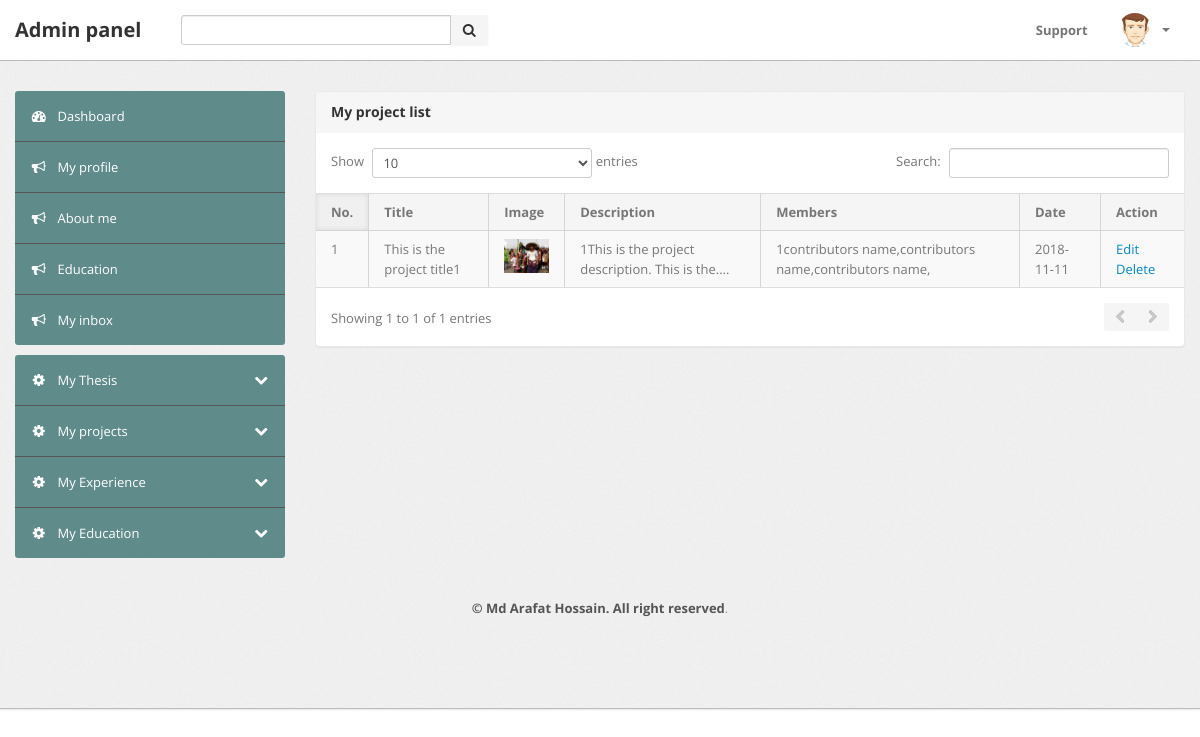
/website/admin/listproject.php (signed in), run on the app's committed database.
### tables this page shows
CREATE TABLE `project` (
  `id` int(11) NOT NULL,
  `title` varchar(255) NOT NULL,
  `image` varchar(255) NOT NULL,
  `description` text NOT NULL,
  `contributors` varchar(255) NOT NULL,
  `dat` date NOT NULL
);

### website/admin/lib/Database.php (called while the page is built, shortened)
<?php
Class Database{
	public $host   = DB_HOST;
	public $user   = DB_USER;
	public $pass   = DB_PASS;
	public $dbname = DB_NAME;
	public $link;
	private function connectDB(){
	$this->link = new mysqli($this->host, $this->user, $this->pass, $this->dbname);
 }
	public function select($query){
		$result = $this->link->query($query) or die($this->link->error.__LINE__);
		if($result->num_rows > 0){
			return $result;
		} else {
			return false;
		}
	}
}

### website/admin/helpers/Format.php (called while the page is built, shortened)
<?php
class format{
	public function textShorten($text, $limit=150){
		$text = $text." ";
		$text = substr($text, 0, $limit);
		$text = substr($text, 0, strrpos($text,' '));
		$text = $text."....";
		return $text;
}
}
?>

### website/admin/listproject.php (the view, shortened to what this page needs)
<?php include 'inc/header.php'; ?>
<?php include 'inc/sidebar.php'; ?>
				<div class="span9">
					<div class="content">
						<div class="module">
							<div class="module-head">
								<h3>My project list</h3>
							</div>
							<div class="module-body table">
								<table cellpadding="0" cellspacing="0" border="0" class="datatable-1 table table-bordered table-striped	 display" width="100%">
									<thead>
										<tr>
											<th>No.</th>
											<th>Title</th>
											<th>Image</th>
											<th>Description</th>
											<th>Members</th>
											<th>Date</th>
											<th>Action</th>
										</tr>
									</thead>
									<tbody>
							<?php
								$query = "SELECT * FROM project ORDER BY id DESC";
								$result = $db->select($query);
								if($result){
									$i=1;
									while($data = $result->fetch_assoc()){
							?>
								<tr class="odd gradeX">
									<td><?php echo $i; ?></td>
									<td><?php echo $data['title']; ?></td>
									<td><img src="<?php echo $data['image']; ?>" alt="image" width="50px" height="50px" /></td>
									<td><?php echo $fm->textShorten($data['description'], 50); ?></td>
									<td><?php echo $data['contributors']; ?></td>
									<td><?php echo $data['dat']; ?></td>
									<td>
										<a href="editproject.php?editId=<?php echo $data['id']; ?>">Edit</a>
										<a onclick="return confirm('Are you sure to delete?');"  href="deleteproject.php?deleteId=<?php echo $data['id']; ?>">Delete</a>
					 				</td>
								</tr>
							<?php
								$i++;
								} }
							?>
									</tbody>
								</table>
							</div>
						</div>
<?php include 'inc/footer.php'; ?>

### website/admin/css/theme.css (style rules this page uses)
body { font-size: 13px; font-family: 'Open Sans', Arial, sans-serif; background: #fff; color: #777 }
h1, h2, h3, h4, h5, h6 { color: #333; margin-top: 0 }
h3 { font-size: 20px }
.module { background: #fff; -webkit-border-radius: 3px; -moz-border-radius: 3px; border-radius: 3px; border: 1px solid #ccc; border-bottom-color: #bbb; -webkit-box-shadow: 0 0 1px rgba(0,0,0,0.2); -moz-box-shadow: 0 0 1px rgba(0,0,0,0.2); box-shadow: 0 0 1px rgba(0,0,0,0.2); margin-bottom: 30px }
.table { margin-bottom: 0 }
.table th, .table td { border-color: #d5d5d5!important }
.table-bordered thead:first-child tr:first-child>th:first-child, .table-bordered tbody:first-child tr:first-child>td:first-child { -webkit-border-top-left-radius: 2px; -moz-border-radius-topleft: 2px; border-top-left-radius: 2px }
.table-bordered thead:first-child tr:first-child>th:last-child, .table-bordered tbody:first-child tr:first-child>td:last-child { -webkit-border-top-right-radius: 2px; -moz-border-radius-topright: 2px; border-top-right-radius: 2px }
.table-bordered thead:last-child tr:last-child>th:first-child, .table-bordered tbody:last-child tr:last-child>td:first-child, .table-bordered tfoot:last-child tr:last-child>td:first-child { -webkit-border-bottom-left-radius: 2px; -moz-border-radius-bottomleft: 2px; border-bottom-left-radius: 2px }
.table-bordered thead:last-child tr:last-child>th:last-child, .table-bordered tbody:last-child tr:last-child>td:last-child, .table-bordered tfoot:last-child tr:last-child>td:last-child { -webkit-border-bottom-right-radius: 2px; -moz-border-radius-bottomright: 2px; border-bottom-right-radius: 2px }
.module { box-shadow: 0 0 3px rgba(0,0,0,.1); border-color: #e9e9e9; margin-bottom: 20px; background-color: #fff; border-radius: 4px; -webkit-box-shadow: 0 1px 1px rgba(0,0,0,.05); box-shadow: 0 1px 1px rgba(0,0,0,.05); }
.module-head { color: #767676; background-color: #f6f6f6; border-color: #e9e9e9; padding: 10px 15px; border-bottom: 1px solid transparent; border-top-right-radius: 3px; border-top-left-radius: 3px; }
.module-head h3 { font-size: 14px; line-height: 20px; height: 20px; margin: 0 }
.module-body { padding: 15px }
.module-body.table { padding: 15px 0 }
.module-body.table .table th, .module-body.table .table td { padding-left: 15px; padding-right: 15px }
.dataTables_wrapper table th { background: #f5f5f5; cursor: pointer }
.dataTables_wrapper table th.sorting_asc, .dataTables_wrapper table th.sorting_desc { background: #f0f0f0; -webkit-box-shadow: 0 0 5px rgba(0,0,0,0.1) inset; -moz-box-shadow: 0 0 5px rgba(0,0,0,0.1) inset; box-shadow: 0 0 5px rgba(0,0,0,0.1) inset }
.dataTables_wrapper .table-bordered { -webkit-border-radius: 0; -moz-border-radius: 0; border-radius: 0; border-left: 0; border-right: 0 }
.dataTables_wrapper .table-bordered thead tr>th:first-child, .dataTables_wrapper .table-bordered tbody tr>td:first-child, .dataTables_wrapper .table-bordered tfoot tr>td:first-child, .dataTables_wrapper .table-bordered tfoot tr>th:first-child { border-left: 0 }
.dataTables_wrapper .table-bordered thead:first-child tr:first-child>th:first-child, .dataTables_wrapper .table-bordered tbody:first-child tr:first-child>td:first-child { -webkit-border-top-left-radius: 0; -moz-border-radius-topleft: 0; border-top-left-radius: 0 }
.dataTables_wrapper .table-bordered thead:first-child tr:first-child>th:last-child, .dataTables_wrapper .table-bordered tbody:first-child tr:first-child>td:last-child { -webkit-border-top-right-radius: 0; -moz-border-radius-topright: 0; border-top-right-radius: 0 }
.dataTables_wrapper .table-bordered thead:last-child tr:last-child>th:first-child, .dataTables_wrapper .table-bordered tbody:last-child tr:last-child>td:first-child, .dataTables_wrapper .table-bordered tfoot:last-child tr:last-child>td:first-child { -webkit-border-bottom-left-radius: 0; -moz-border-radius-bottomleft: 0; border-bottom-left-radius: 0 }
.dataTables_wrapper .table-bordered thead:last-child tr:last-child>th:last-child, .dataTables_wrapper .table-bordered tbody:last-child tr:last-child>td:last-child, .dataTables_wrapper .table-bordered tfoot:last-child tr:last-child>td:last-child { -webkit-border-bottom-right-radius: 0; -moz-border-radius-bottomright: 0; border-bottom-right-radius: 0 }

### data on the page
project: title "This is the project title1", image (picture), description "1This is the project description. This is the....", contributors "1contributors name,contributors name,contributors name,", dat "2018-11-11"
